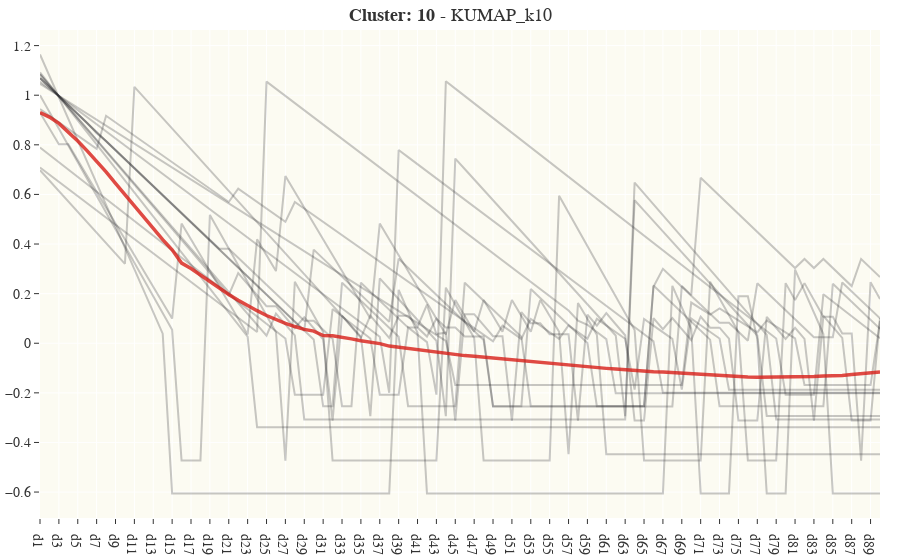

The notebook cell this image was saved under:
### Code cell
plot_cluster_samples(Euclidean_centres, df_data, alg = 'KUMAP', k = 'k10', cluster=10, sample=15, seed=42)
